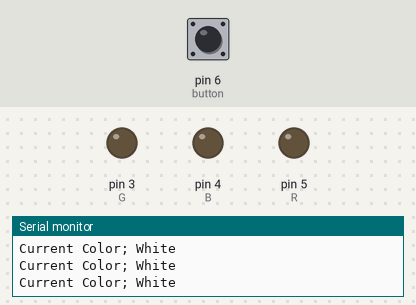
The sketch below on a simulated Arduino Uno, built with avr-gcc and run on an emulated ATmega328P. Parts: output pins drawn as LEDs (lit = HIGH), the last lines printed to the serial monitor. The test bench sets the inputs (shaded band); at power-on: pin 6 (button) LOW.

Above: at 1.2 s.
1.3 s: pin 6 (button) pulled HIGH for 0.15 s
At 1.8 s:
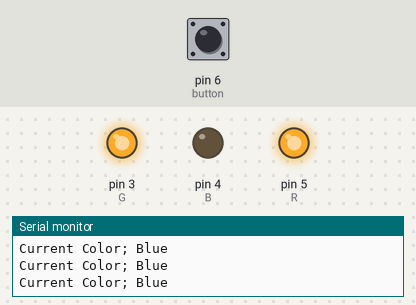
2.9 s: pin 6 (button) pulled HIGH for 1 s
At 3.5 s:
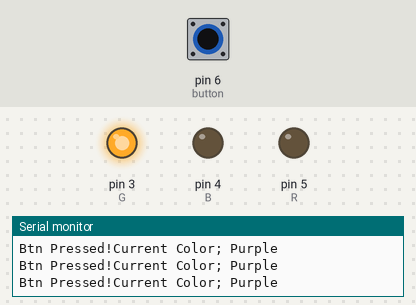
5.4 s: pin 6 (button) pulled HIGH for 0.15 s
At 6.6 s:
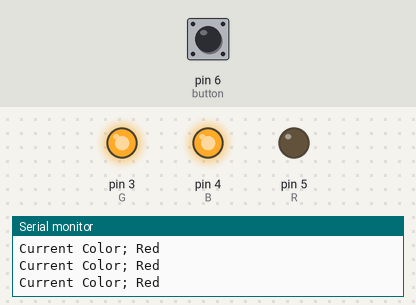
7.0 s: pin 6 (button) pulsed HIGH 5 times (0.12 s each, 0.3 s apart)
At 9.6 s:
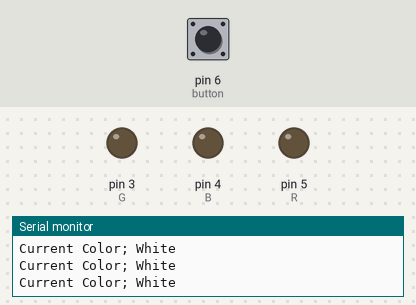
10.0 s: pin 6 (button) driven HIGH
At 11.3 s:
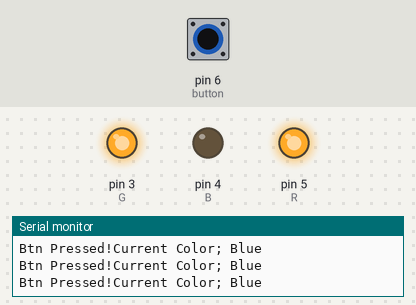
Timing chart, 0 to 13.0 s (numbered marks = the images above; inputs shaded):
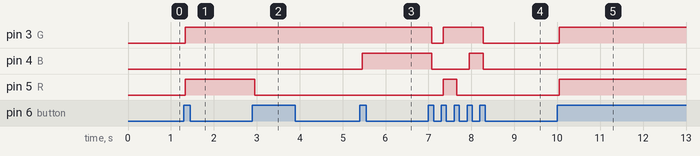

The sketch:

LightSwitch.ino
```cpp
const int button =6;

const int G = 3;
const int B = 4;
const int R = 5;

int buttonstate = 0 ;
int color = 0 ;
bool buttonpress = false;
String currentcolor = "led";

void setup() {
  // put your setup code here, to run once:
  pinMode(button,INPUT);
  pinMode(R,OUTPUT);
  pinMode(G,OUTPUT);
  pinMode(B,OUTPUT);
  Serial.begin(9600);
}

void loop() {
  // put your main code here, to run repeatedly:
int buttonstate = digitalRead(button);

  Serial.print("Current Color; ");
  Serial.println(currentcolor);
  if (buttonstate == HIGH){
    Serial.print("Btn Pressed!");
  }
if (buttonstate == HIGH && !buttonpress) {
  color=color+1;
  buttonpress = true;
 }
 if (buttonstate == LOW && buttonpress) {
  buttonpress = false;
 }
if(color == 0){
  //White
  currentcolor="White";
  digitalWrite(R,LOW);
  digitalWrite(B,LOW);
  digitalWrite(G,LOW);
}
else if(color == 1){
  //Blue
  currentcolor="Blue";
  digitalWrite(R,HIGH);
  digitalWrite(B,LOW);
  digitalWrite(G,HIGH);
}
else if(color == 2){
  //Purple
   currentcolor="Purple";
  digitalWrite(R,LOW);
  digitalWrite(B,LOW);
  digitalWrite(G,HIGH);
}
else if(color == 3){
  //Red
    currentcolor="Red";
  digitalWrite(R,LOW);
  digitalWrite(B,HIGH);
  digitalWrite(G,HIGH);
}
else if(color == 4){
  color=0;
}
}
```

Measured:
- after the input at 1.3 s, pin 3 (G), pin 5 (R): LOW → HIGH at once
- after the input at 2.9 s, pin 5 (R): HIGH → LOW after 0.05 s
- after the input at 5.4 s, pin 4 (B): LOW → HIGH after 0.05 s
- after the input at 7.0 s, pin 3 (G): HIGH → LOW after 0.08 s, → HIGH 0.27 s later, → LOW 0.93 s later; pin 4 (B): HIGH → LOW after 0.08 s, → HIGH 0.88 s later, → LOW 0.32 s later; pin 5 (R): LOW → HIGH after 0.34 s, → LOW 0.31 s later
- after the input at 10.0 s, pin 3 (G), pin 5 (R): LOW → HIGH after 0.05 s
